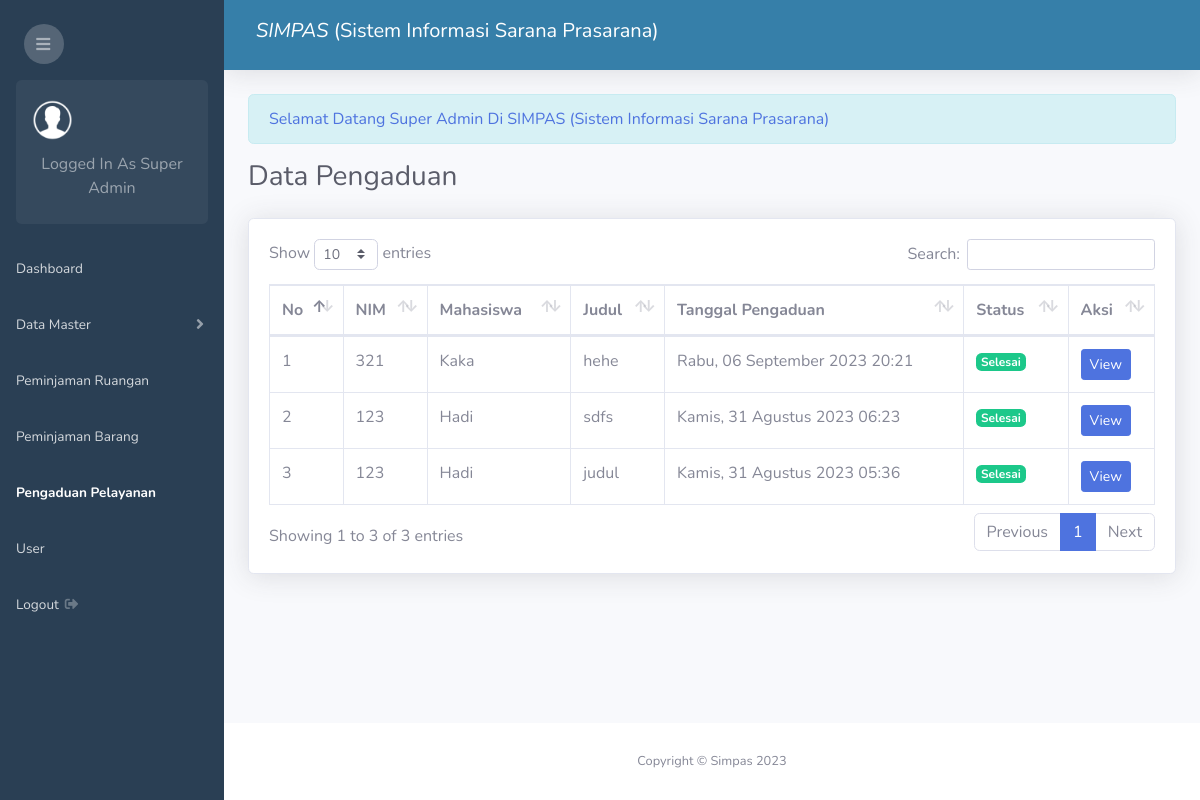
Before: /admin.php?page=pengaduan (signed in) with the older database file.
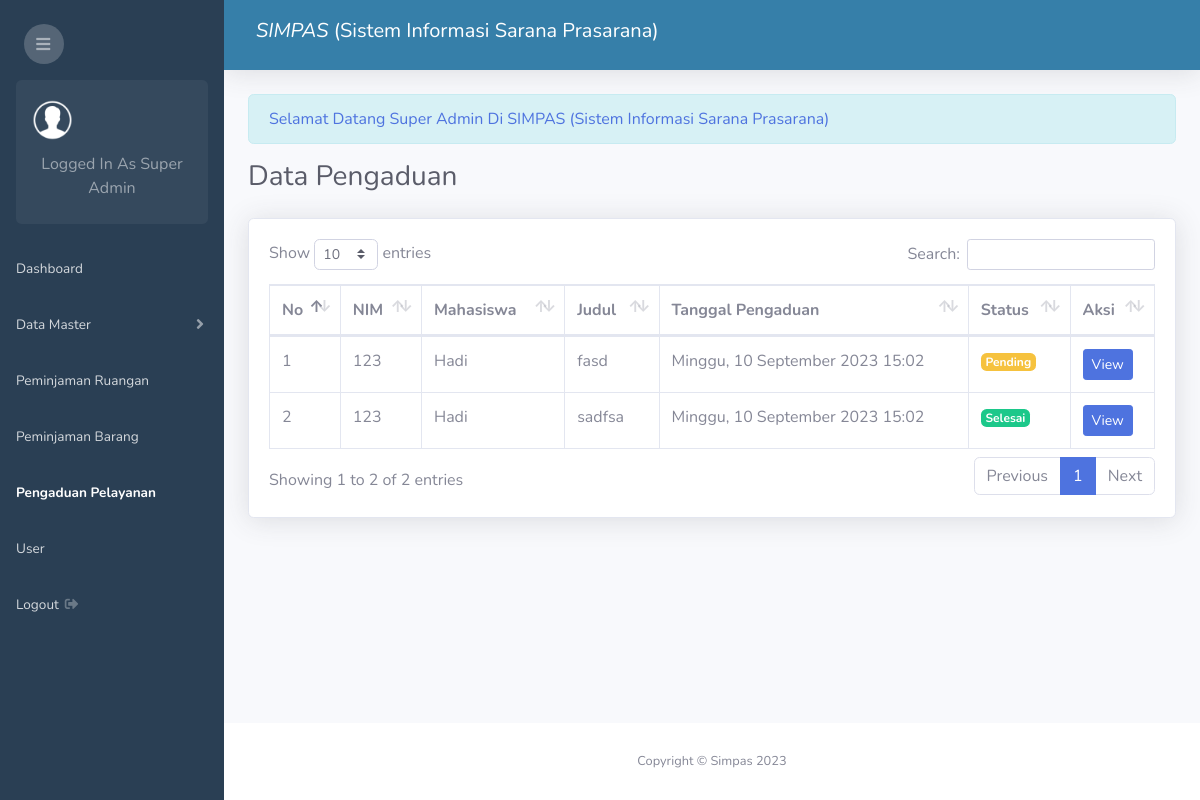
After: the same page with the newer database file.
### tables this page shows
CREATE TABLE `pengaduan` (
  `id_pengaduan` int(11) NOT NULL,
  `mahasiswa_id` int(11) NOT NULL,
  `judul` varchar(200) NOT NULL,
  `isi` text NOT NULL,
  `kategori` varchar(100) NOT NULL,
  `file` text DEFAULT NULL,
  `status` enum('Selesai','Pending') NOT NULL DEFAULT 'Pending',
  `created_at` timestamp NOT NULL DEFAULT current_timestamp(),
  `user_id` int(11) DEFAULT NULL
);

CREATE TABLE `mahasiswa` (
  `id_mahasiswa` int(11) NOT NULL,
  `nama_mahasiswa` varchar(200) NOT NULL,
  `nim` varchar(50) NOT NULL,
  `semester` int(11) NOT NULL,
  `prodi` varchar(100) NOT NULL,
  `password` varchar(100) NOT NULL
);

### date_formatter.php (called while the page is built, shortened)
<?php
function formatDateIndonesia($timestamp) {
    $dateTime = new DateTime($timestamp);
    $formattedDate = $dateTime->format('l, d F Y H:i');
    $dayTranslation = [
        'Monday'    => 'Senin',
        'Tuesday'   => 'Selasa',
        'Wednesday' => 'Rabu',
        'Thursday'  => 'Kamis',
        'Friday'    => 'Jumat',
        'Saturday'  => 'Sabtu',
        'Sunday'    => 'Minggu',
    ];
    $monthTranslation = [
        'January'   => 'Januari',
        'February'  => 'Februari',
        'March'     => 'Maret',
        'April'     => 'April',
        'May'       => 'Mei',
        'June'      => 'Juni',
        'July'      => 'Juli',
        'August'    => 'Agustus',
        'September' => 'September',
        'October'   => 'Oktober',
        'November'  => 'November',
        'December'  => 'Desember',
    ];
    foreach ($dayTranslation as $en => $id) {
        $formattedDate = str_replace($en, $id, $formattedDate);
    }
    foreach ($monthTranslation as $en => $id) {
        $formattedDate = str_replace($en, $id, $formattedDate);
    }
    return $formattedDate;
}
?>

### pengaduan/index.php (the view, shortened to what this page needs)
<?php require 'date_formatter.php'; ?>
<div class="d-sm-flex align-items-center justify-content-between mb-4">
    <h1 class="h3 mb-0 text-gray-800">Data Pengaduan</h1>
</div>
<div class="card shadow mb-4">
    <div class="card-body">
        <div class="table-responsive">
            <?php if($_SESSION['level'] == 'mahasiswi') { ?>
            <table class="table table-bordered" id="dataTable" width="100%" cellspacing="0">
                <thead>
                    <tr>
                        <th>No</th>
                        <th>Judul</th>
                        <th>Tanggal Pengaduan</th>
                        <th>Status</th>
                        <th>Aksi</th>
                    </tr>
                </thead>
                <tbody>
                <?php
                    $id_mahasiswa = $_SESSION['id'];
                    $no = 1;
                    $sql = mysqli_query($conn, "SELECT * FROM pengaduan WHERE mahasiswa_id = '$id_mahasiswa' ORDER BY id_pengaduan DESC");
                    while($row = mysqli_fetch_assoc($sql)){
                ?>
                <tr>
                    <td><?php echo $no++ ?></td>
                    <td><?php echo $row['judul'] ?></td>
                    <td><?php echo formatDateIndonesia($row['created_at']) ?></td>
                    <td>
                        <?php if($row['status'] == "Pending"){ ?>
                            <span class="badge badge-warning"><?php echo $row['status'] ?></span>
                        <?php } else { ?>
                            <span class="badge badge-success"><?php echo $row['status'] ?></span>
                        <?php } ?>
                    </td>
                    <td>
                        <a class="btn btn-sm btn-primary" href="admin.php?page=view-pengaduan&id=<?php echo $row['id_pengaduan'] ?>">View</a>
                    </td>
                </tr>
                <?php } ?>
                </tbody>
            </table>
            <?php }else{ ?>
                <table class="table table-bordered" id="dataTable" width="100%" cellspacing="0">
                <thead>
                    <tr>
                        <th>No</th>
                        <th>NIM</th>
                        <th>Mahasiswa</th>
                        <th>Judul</th>
                        <th>Tanggal Pengaduan</th>
                        <th>Status</th>
                        <th>Aksi</th>
                    </tr>
                </thead>
                <tbody>
                <?php
                    $no = 1;
                    $sql = mysqli_query($conn, "SELECT * FROM pengaduan JOIN mahasiswa ON pengaduan.mahasiswa_id = mahasiswa.id_mahasiswa ORDER BY id_pengaduan DESC");
                    while($row = mysqli_fetch_assoc($sql)){
                ?>
                <tr>
                    <td><?php echo $no++ ?></td>
                    <td><?php echo $row['nim'] ?></td>
                    <td><?php echo $row['nama_mahasiswa'] ?></td>
                    <td><?php echo $row['judul'] ?></td>
                    <td><?php echo formatDateIndonesia($row['created_at']) ?></td>
                    <td>
                        <?php if($row['status'] == "Pending"){ ?>
                            <span class="badge badge-warning"><?php echo $row['status'] ?></span>
                        <?php } else { ?>
                            <span class="badge badge-success"><?php echo $row['status'] ?></span>
                        <?php } ?>
                    </td>
                    <td>
                        <a class="btn btn-sm btn-primary" href="admin.php?page=view-pengaduan&id=<?php echo $row['id_pengaduan'] ?>">View</a>
                    </td>
                </tr>
                <?php } ?>
                </tbody>
            </table>
            <?php } ?>
        </div>
    </div>
</div>

### admin.php (shortened to what this page needs)
<!DOCTYPE html>
<html lang="en">
<head>
    <link href="assets/vendor/fontawesome-free/css/all.min.css" rel="stylesheet" type="text/css">
    <link href="assets/css/sb-admin-2.min.css" rel="stylesheet">
    <link href="assets/vendor/datatables/dataTables.bootstrap4.min.css" rel="stylesheet">
</head>
<body id="page-top">
    <div id="wrapper">
        <?php include 'sidebar.php' ?>
        <div id="content-wrapper" class="d-flex flex-column">
            <div id="content">
                <?php include 'header.php' ?>
                <div class="container-fluid">
                    <div class="row">
                        <div class="col-lg-12">
                        <?php if (isset($_SESSION['level'])) { ?>
                            <div class="alert alert-info text-capitalize text-primary" role="alert">
                                Selamat Datang <?php echo $_SESSION['level'] ?> di SIMPAS (Sistem Informasi Sarana Prasarana)
                            </div>
                        <?php } ?>
                        </div>
                    </div>
                    <?php
                        if (isset($_GET['page'])) {
                            $page = $_GET['page'];
                            switch ($page) {
                                case 'pengaduan':
                                    include 'pengaduan/index.php';
                                    break;
                            }
                        } else {
                            include 'dashboard.php';
                        }
                    ?>
                </div>
            </div>
            <footer class="sticky-footer bg-white">
                <div class="container my-auto">
                    <div class="copyright text-center my-auto">
                        <span>Copyright &copy; Simpas <?php echo date('Y') ?></span>
                    </div>
                </div>
            </footer>
        </div>
    </div>
</body>
</html>

### sidebar.php (shortened to what this page needs)
<?php
    $currentPage = isset($_GET['page']) ? $_GET['page'] : 'dashboard';
?>
<ul class="navbar-nav bg-gradient-primary sidebar sidebar-dark accordion" id="accordionSidebar">
    <div class="text-left d-none d-md-inline mt-4 ml-4">
        <button class="rounded-circle border-0" id="sidebarToggle"></button>
    </div>
    <div class="sidebar-card d-none d-lg-flex">
        <div class="flex">
            <img class="sidebar-card-illustration mb-2" src="assets/img/pp.png">
            <p class="text-center mb-2 text-capitalize">
                Logged in as <?php echo $_SESSION['level'] ?>
            </p>
        </div>
    </div>
    <li class="nav-item <?php echo $currentPage === 'dashboard' ? 'active' : '' ?>">
        <a class="nav-link" href="admin.php">
            <span>Dashboard</span>
        </a>
    </li>
    <?php if($_SESSION['level'] != 'mahasiswi'): ?>
    <li
        class="nav-item <?php echo in_array($currentPage, ['kategori', 'barang', 'ruangan', 'mahasiswa']) ? 'active' : '' ?>">
        <a class="nav-link collapsed" href="#" data-toggle="collapse" data-target="#collapseTwo" aria-expanded="true"
            aria-controls="collapseTwo">
            <span>Data Master</span>
        </a>
    </li>
    <?php endif; ?>
    <li class="nav-item <?php echo $currentPage === 'peminjaman-ruangan' ? 'active' : '' ?>">
        <a class="nav-link" href="admin.php?page=peminjaman-ruangan">
            <span>Peminjaman Ruangan</span>
        </a>
    </li>
    <li class="nav-item <?php echo $currentPage === 'peminjaman-barang' ? 'active' : '' ?>">
        <a class="nav-link" href="admin.php?page=peminjaman-barang">
            <span>Peminjaman Barang</span>
        </a>
    </li>
    <li class="nav-item <?php echo $currentPage === 'pengaduan' ? 'active' : '' ?>">
        <a class="nav-link" href="admin.php?page=pengaduan">
            <span>Pengaduan Pelayanan</span>
        </a>
    </li>
    <?php if($_SESSION['level'] == 'super admin'): ?>
    <li class="nav-item <?php echo $currentPage === 'user' ? 'active' : '' ?>">
        <a class="nav-link" href="admin.php?page=user">
            <span>User</span>
        </a>
    </li>
    <?php endif; ?>
    <li class="nav-item">
        <a class="nav-link" href="#" data-toggle="modal" data-target="#logoutModal">
            <span>Logout</span>
            <i class="fas fa-fw fa-sign-out-alt"></i>
        </a>
    </li>
</ul>

### header.php (shortened to what this page needs)
<nav class="navbar navbar-expand navbar-light topbar mb-4 static-top shadow">
<form
    class="d-none d-sm-inline-block form-inline mr-auto ml-md-3 my-2 my-md-0 mw-100 ">
    <div class="input-group">
        <h5><i>SIMPAS</i> (Sistem Informasi Sarana Prasarana)</h5>
    </div>
</form>
</nav>

Changed rows visible on the page:
removed pengaduan: mahasiswa.nim "321", mahasiswa.nama_mahasiswa "Kaka", judul "hehe", created_at "Rabu, 06 September 2023 20:21", status "Selesai"
removed pengaduan: mahasiswa.nim "123", mahasiswa.nama_mahasiswa "Hadi", judul "sdfs", created_at "Kamis, 31 Agustus 2023 06:23", status "Selesai"
removed pengaduan: mahasiswa.nim "123", mahasiswa.nama_mahasiswa "Hadi", judul "judul", created_at "Kamis, 31 Agustus 2023 05:36", status "Selesai"
added pengaduan: mahasiswa.nim "123", mahasiswa.nama_mahasiswa "Hadi", judul "fasd", created_at "Minggu, 10 September 2023 15:02", status "Pending"
added pengaduan: mahasiswa.nim "123", mahasiswa.nama_mahasiswa "Hadi", judul "sadfsa", created_at "Minggu, 10 September 2023 15:02", status "Selesai"
Other visible differences:
text written by a page script: "Show entries Search: Showing 1 to 3 of 3 entries Previous 1 Next" → "Show entries Search: Showing 1 to 2 of 2 entries Previous 1 Next"
